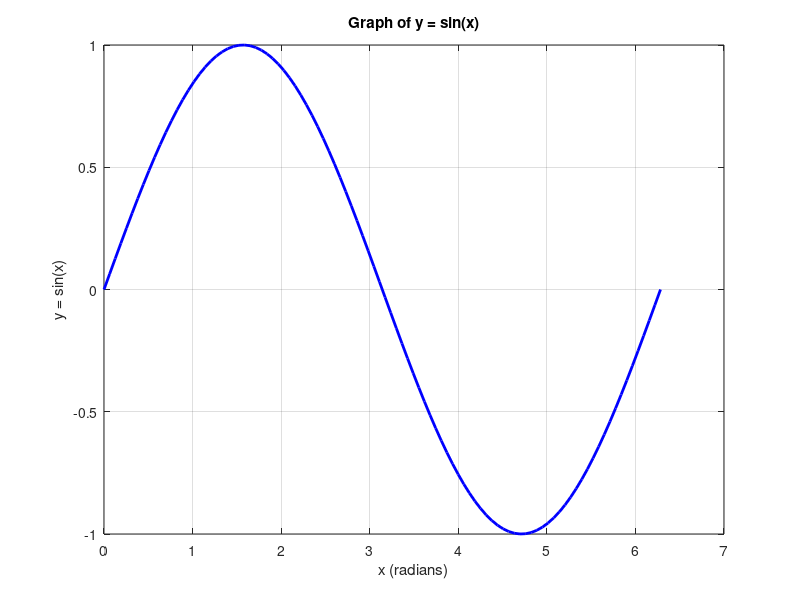

This figure's MATLAB source:
clc;
clear;

% Generate x values from 0 to 2π
x = linspace(0, 2*pi, 100);

% Calculate y = sin(x)
y = sin(x);

% Plot the graph
plot(x, y, 'b-', 'LineWidth', 2);
title('Graph of y = sin(x)');
xlabel('x (radians)');
ylabel('y = sin(x)');
grid on;